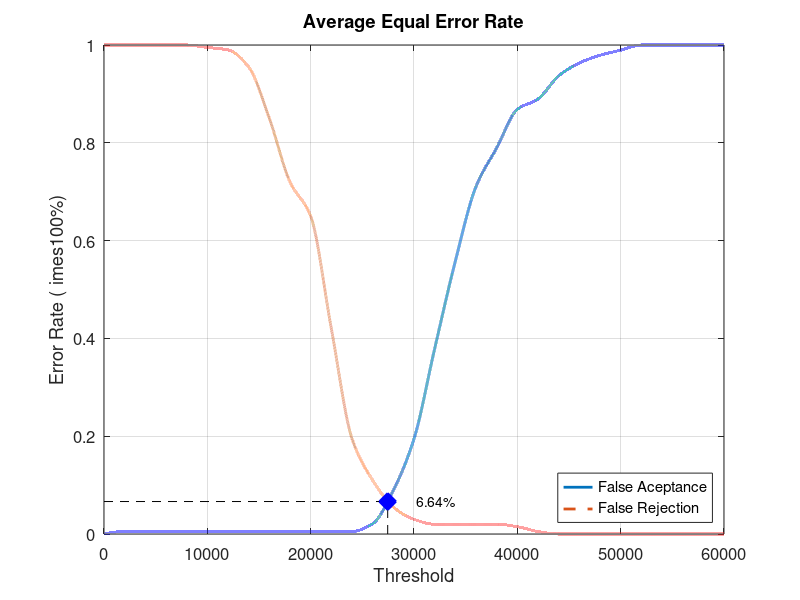
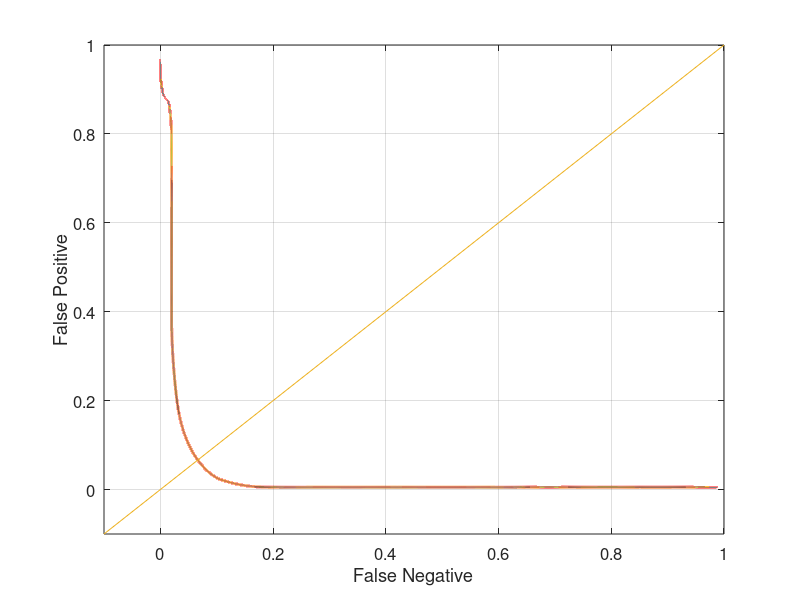

Write the MATLAB code that produced these figures, in order.
close all;
clear;
clc;
x = 0:2000:60000;
xq = 0:0.5:60000;

y0 = [0 0.00526316 0.00526316 0.00526316 0.00526316 0.00526316 0.00526316 0.00526316 0.00526316 0.00526316 0.00526316 0.00526316 0.00526316 0.0210526 0.0894737 0.194737 0.378947 0.557895 0.710526 0.789474 0.868421 0.889474 0.936842 0.963158 0.978947 0.989474 1 1 1 1 1]
yy0 = interp1(x, y0, xq, 'pchip');
y1 = [1 1 1 1 1 0.995 0.99 0.955 0.85 0.72 0.65 0.42 0.195 0.11 0.055 0.03 0.02 0.02 0.02 0.02 0.015 0.005 0 0 0 0 0 0 0 0 0]
yy1 = interp1(x, y1, xq, 'pchip');

% Calculating EER: 
y2 = abs(y0 - y1);
find(y2 == min(y2))
yy2 = abs(yy0 - yy1);
xEER = find(yy2 == min(yy2));
xEERIndex = xq(xEER) % X-axis EER
yEER = yy0(xEER) % Y-axis EER

main = figure
plot(xq, yy0,'-','LineWidth', 2);	hold on
plot(xq, yy1,'--','LineWidth', 2);	hold on
plot([xEERIndex xEERIndex], [0 yEER], 'k--');	hold on
plot([0 xEERIndex], [yEER yEER], 'k--');	hold on
plot(xEERIndex, yEER, 'bx', 'LineWidth', 10);	hold on
text(xEERIndex + 10 * xEERIndex / 100, yEER, [num2str(round((10000 * yEER)) / 100) '%'])
legend('False Aceptance', 'False Rejection', 'Location', 'SouthEast')
xlabel('Threshold')
ylabel('Error Rate (	imes100%)')
title('Average Equal Error Rate')
set(gca, 'FontSize', 12)
axis([0 60000 0 1])
grid on

print(main, 'Database5_4Main', '-dpng');
FNRxFPR = figure('Color', [1 1 1]);
plot(yy1, yy0, '-', yy1, yy0, 'LineWidth', 2);
hold on
y = -0.1:0.1:1
plot(y, y); 
set(gca, 'FontSize', 12)
xlabel('False Negative')
ylabel('False Positive')
axis([-0.1 1 -0.1 1])
set(gca, 'FontSize', 12)
grid on

print(FNRxFPR, 'Database5_4FNRxFPR','-dpng');
